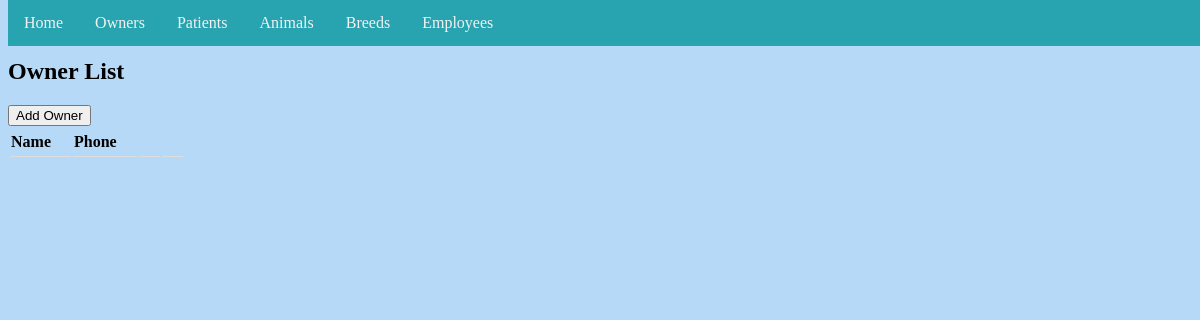
Page /owner/list/ on the earlier database version.
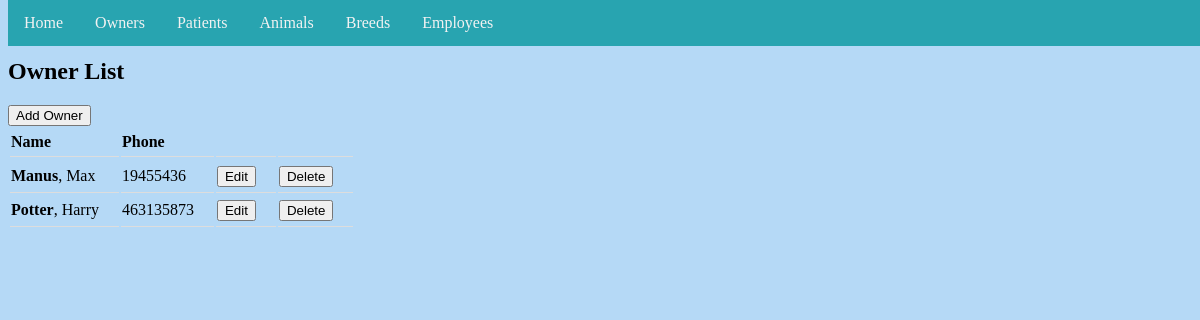
Same page on the later database version.
### owner/models.py (models this page shows, shortened)
class Owner(models.Model):
	first_name = models.CharField(max_length=50)
	last_name = models.CharField(max_length=50)
	phone = models.CharField(max_length=30)

### owner/views.py (the view)
# urls.py: path('list/', views.OwnerList.as_view(), name='ownerlist'),
class OwnerList(ListView):
    model = Owner
    template_name = 'owner_list.html'

### templates/owner_list.html (shortened to what this page needs)
{% extends './base.html' %}
{% block content %}
<h2>Owner List</h2>
<a href="{% url 'owner:ownercreate' %}"><button class"btn">Add Owner</button></a>
<table class="owners">
  <tr>
    <th>Name</th>
    <th>Phone</th>
    <th> </th>
    <th> </th>
  </tr>
  {% for owner in owner_list %}
  <tr>
    <td><strong>{{ owner.last_name }}</strong>, {{ owner.first_name }}</td>
    <td>{{ owner.phone }}</td>
    <td><a href="{% url 'owner:ownerupdate' owner.id %}"><button>Edit</button></a></td>
    <td><a href="{% url 'owner:ownerdelete' owner.id %}"><button>Delete</button></a></td>
    </tr>
  {% endfor %}
</table>
{% endblock %}

Differences in the rows shown:
added Owner: last_name "Manus", first_name "Max", phone "19455436"
added Owner: last_name "Potter", first_name "Harry", phone "463135873"
